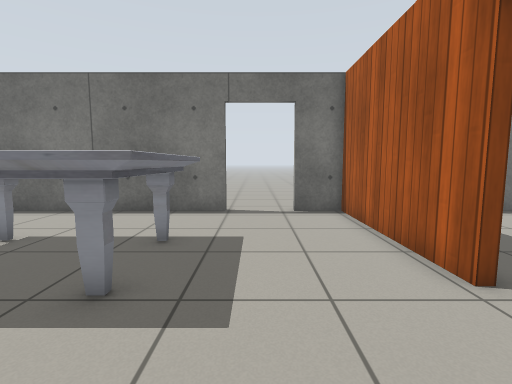
View 1 (above)

18 first-person views from a walk through a robot-simulator world made for Gazebo. The camera is 0.9 m above the floor, tilts 6° down and sees 85° across. The floor is counted in squares, 0.5 m on a side. Each view is taken from the middle of a square. On the plan, view 1 faces up. The plan holds only what a view shows up to about 15 squares ahead; the rest is blank. Gazebo's built-in surfaces are drawn with simple patterns.

View 2
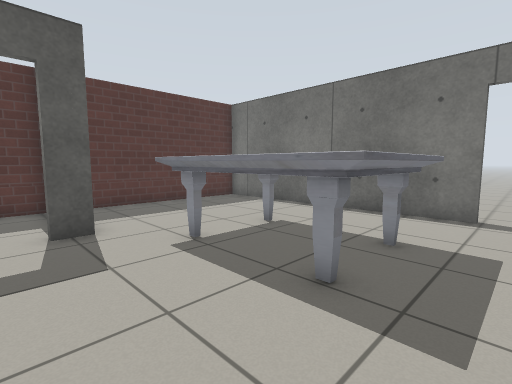

View 3
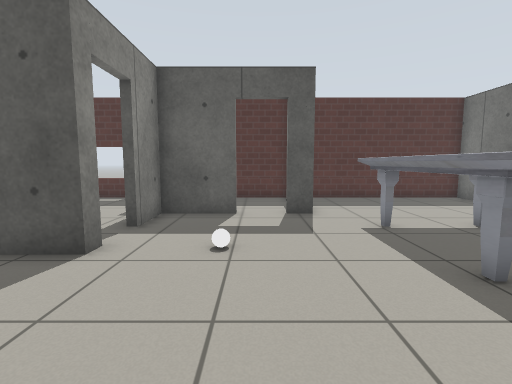

View 4
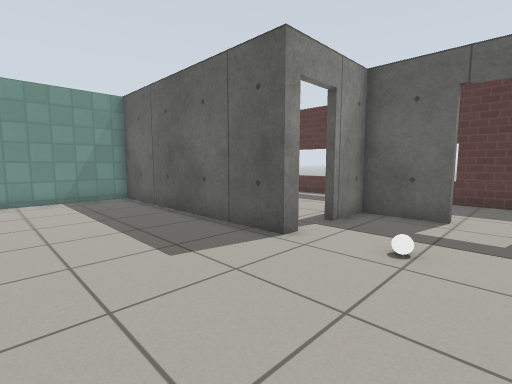

View 5
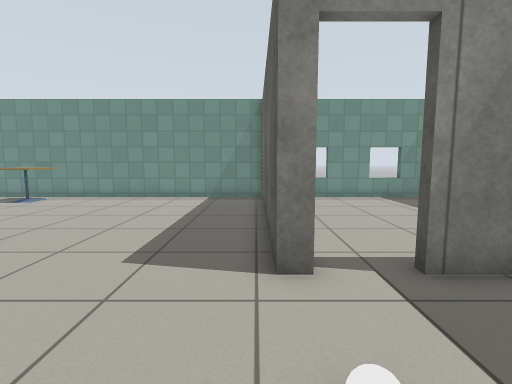

View 6
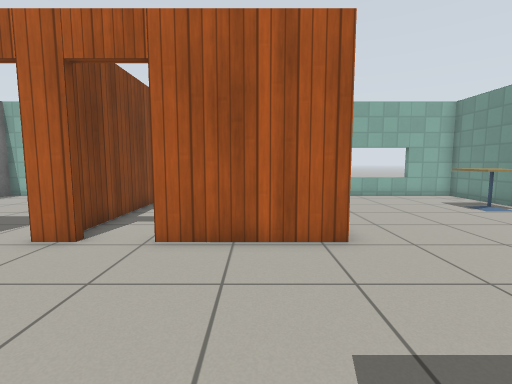

View 7
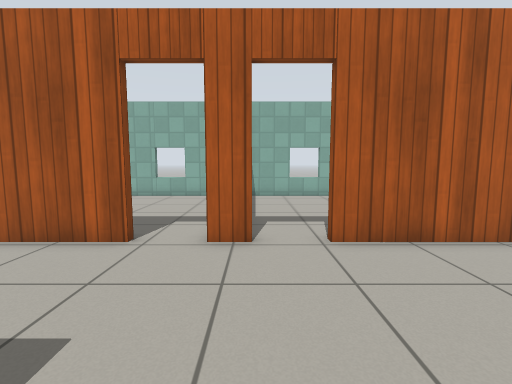

View 8
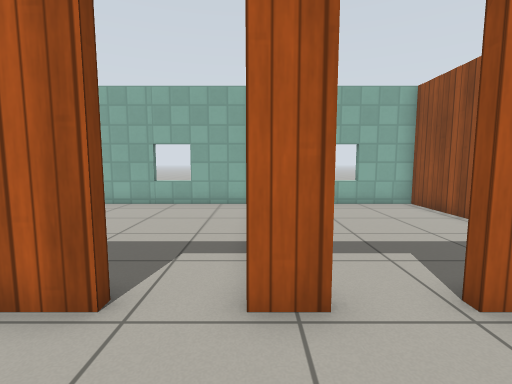

View 9
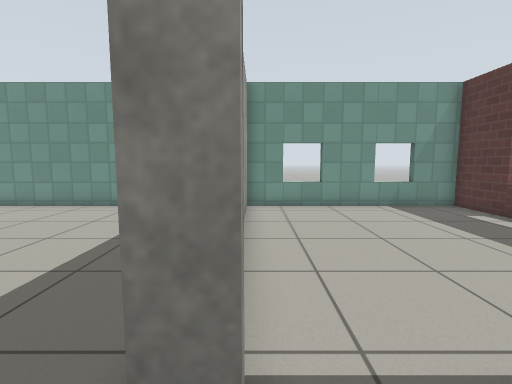

View 10
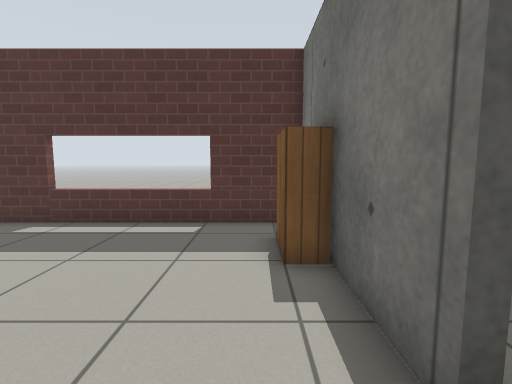

View 11
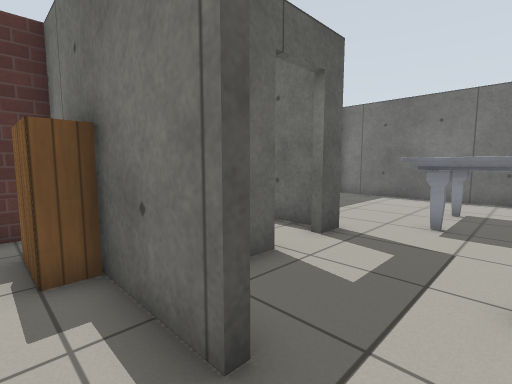

View 12
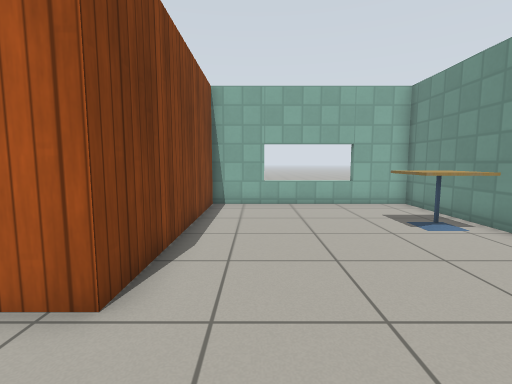

View 13
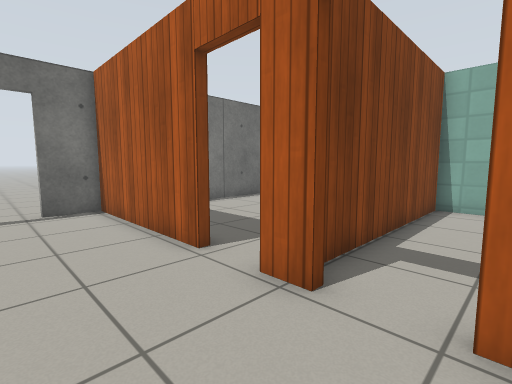

View 14
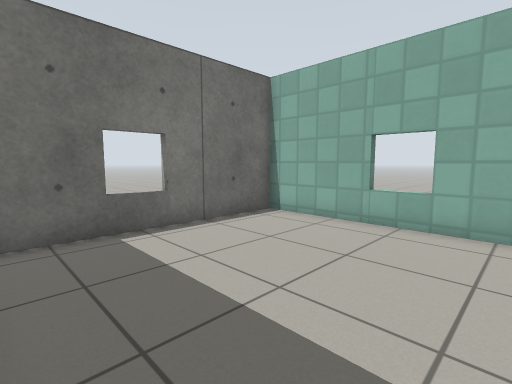

View 15
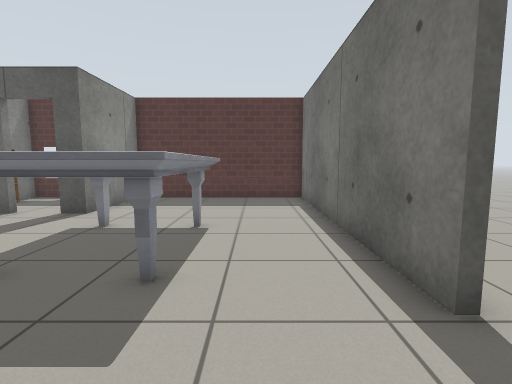

View 16
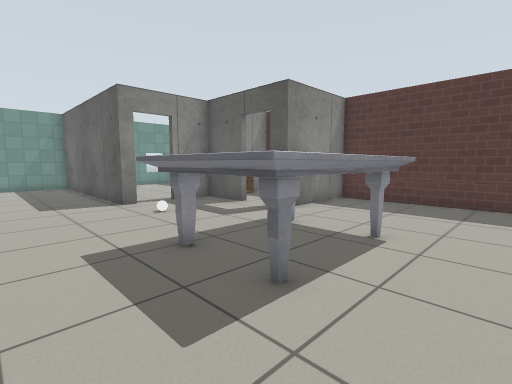

View 17
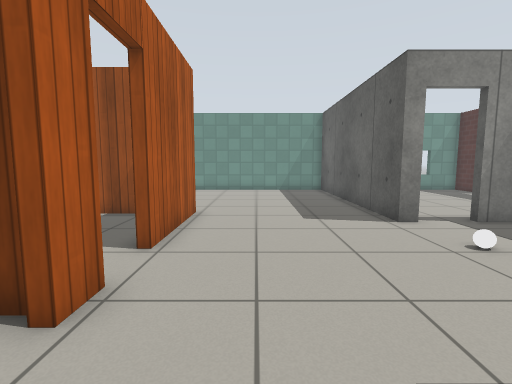

View 18
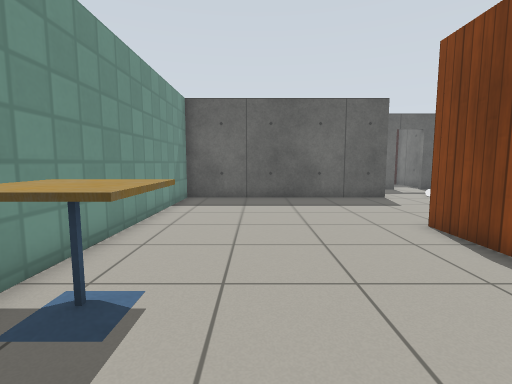

### Floor plan
Points are (right, up) in squares from view 1. A wall is a line through its corners. A room is listed if a view was taken in it or the views show most of it. See-through windows are left out.
Room 1 (views 1, 2, 3, 4, 5, 6, 7, 8, 9, 12, 13, 15, 16, 17, 18)
walls: (-3.9, -3.3) (-3.3, -3.3) (-3.3, -13.5) (12.1, -13.5) (12.1, -5.1) (3.2, -5.1) (3.2, -0.7); (3.2, 1.1) (3.2, 2.1); (3.2, 3.9) (3.2, 10.4) (1.4, 10.4); (-7.8, -0.6) (-7.8, -3.3) (-5.7, -3.3); (-1.1, 10.4) (-12.3, 10.4) (-12.3, 2.1) (-7.8, 2.1) (-7.8, 1.1)
ways out: open door at (-8, 0.5) to room 2; open door at (-4.5, -3.5) to room 2; open door at (3, 2) to room 4; open door at (0, 10.5)
objects: marble table (-6, 3) to (-2, 7); white ball (-4, -1); cafe table (7, -13) to (8, -11)
Room 2 (views 10, 11)
walls: (-5.7, -3.6) (-8.5, -3.6); (-12.3, -3.6) (-12.3, -13.5) (-3.6, -13.5); (-3.6, -12.9) (-3.6, -10.6); (-8.4, 1.6) (-9.9, 1.6); (-12.3, 1.8) (-12.3, -3.3) (-11.1, -3.3)
ways out: open door at (-8, 0.5) to room 1; open door at (-4.5, -3.5) to room 1
objects: bookshelf (-11, -4) to (-9, -4); other object (-10, -3) to (-9, -3)
Room 3 (view 14)
walls: (3.6, 3.9) (3.2, 3.9); (12.1, 2.4) (12.1, 10.4) (4.1, 10.4)
Room 4 (no view inside)
walls: (3.2, -0.7) (3.6, -0.7); (3.6, 1.1) (3.2, 1.1); (5.2, -4.8) (6.6, -4.8); (8.8, -4.8) (12.1, -4.8) (12.1, 1.6) (4.3, 1.6)
ways out: open door at (3, 2) to room 1

Where each view was taken, in squares from view 1:
view 1: 0 up, 0 right, facing up
view 2: 0 up, 0 right, facing up-left
view 3: 0 up, 2 right, facing left
view 4: 1 up, 2 right, facing down-left
view 5: 1 up, 3 left, facing down
view 6: 3 down, 3 left, facing right
view 7: 1 up, 3 left, facing right
view 8: 2 up, 0 right, facing right
view 9: 2 down, 4 left, facing down
view 10: 5 down, 4 left, facing left
view 11: 5 down, 4 left, facing up-left
view 12: 7 down, 0 right, facing right
view 13: 1 down, 0 right, facing up-right
view 14: 3 up, 4 right, facing up-right
view 15: 8 up, 2 right, facing left
view 16: 9 up, 1 right, facing down-left
view 17: 5 up, 1 right, facing down
view 18: 10 down, 11 right, facing left
